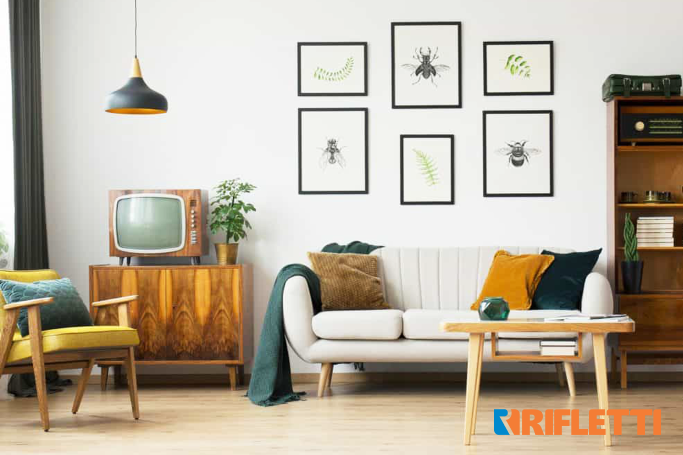
#> input picture Analise-de-Imagens-Python-10/img/imagem.jpg, 1365 x 910 px (shown at 1/2 size)
$ jupyter execute EstudoAnaliseImagens.ipynb
#> lines starting #> are read from the running program, lines starting #| are printed output that depends on the picture
[cell 1]
import cv2
from PIL import Image
from matplotlib import pyplot as plt

[cell 2]
# Exemplo usando OpenCV:
import cv2
# Carregar uma imagem usando OpenCV
imagem_opencv = cv2.imread('img/imagem.jpg')
#> imagem_opencv is the input picture: shape (910, 1365, 3); mean B, G, R 158.5, 175.1, 185.4

print(imagem_opencv)
#> (printed output is left out)

# Exemplo usando PIL:
from PIL import Image
# Abrir uma imagem usando PIL
imagem_pil = Image.open('img/imagem.jpg')

print(imagem_pil)
#| <PIL.PngImagePlugin.PngImageFile image mode=RGB size=1365x910 at 0x7F196B630BD0>

#Mostrar a imagem
plt.imshow(imagem_opencv)
plt.axis('off')
plt.show

[cell 3]
# Redimensionar a imagem usando OpenCV
imagem_redimensionada_opencv = cv2.resize(imagem_opencv,(150,100))
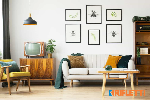
#> imagem_redimensionada_opencv: shape (100, 150, 3); mean B, G, R 158.1, 174.7, 185

#Mostrar a imagem
plt.imshow(imagem_redimensionada_opencv)
plt.axis('off')
plt.show

[cell 4]
#Mostrar a imagem
plt.imshow(imagem_pil)
plt.axis('off')
plt.show

[cell 5]
# Exemplo de conversão de formato usando OpenCV:
# Converter a imagem para outro formato usando OpenCV
cv2.imwrite('img/imagem_conversao.png', imagem_opencv)

# Exemplo de conversão de formato usando PIL:
# Converter a imagem para outro formato usando PIL
imagem_pil.save('img/imagem_conversao.png', format='PNG')

[cell 6]
imagem_opencv_2 = cv2.imread('img/imagem_cores_fracas.png')
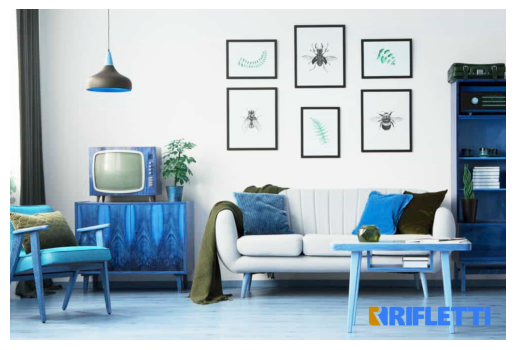
#> input picture Analise-de-Imagens-Python-10/img/imagem_cores_fracas.png, 515 x 350 px
#> imagem_opencv_2 is the input picture: shape (350, 515, 3); mean B, G, R 191.3, 181.9, 166.7

#Mostrar a imagem
plt.imshow(imagem_opencv_2)
plt.axis('off')
plt.show

[cell 7]
# Carregar a imagem em escala de cinza
imagem = cv2.imread('img/imagem.jpg', cv2.IMREAD_GRAYSCALE)
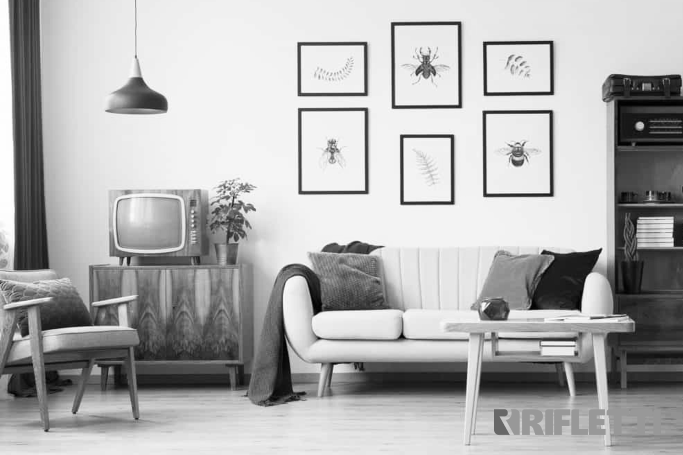
#> imagem: shape (910, 1365) (shown at 1/2 size); min 0, max 255, mean 175.9

# Equalizar o histograma da imagem
imagem_equalizada = cv2.equalizeHist(imagem)
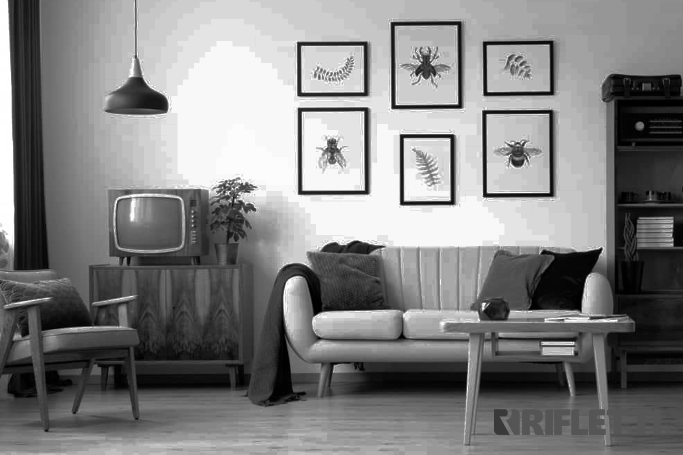
#> imagem_equalizada: shape (910, 1365) (shown at 1/2 size); min 0, max 255, mean 129.4

plt.imshow(imagem)
plt.axis('off')
plt.show()

# Mostrar a imagem segmentada
plt.imshow(imagem_equalizada)
plt.axis('off')
plt.show()
